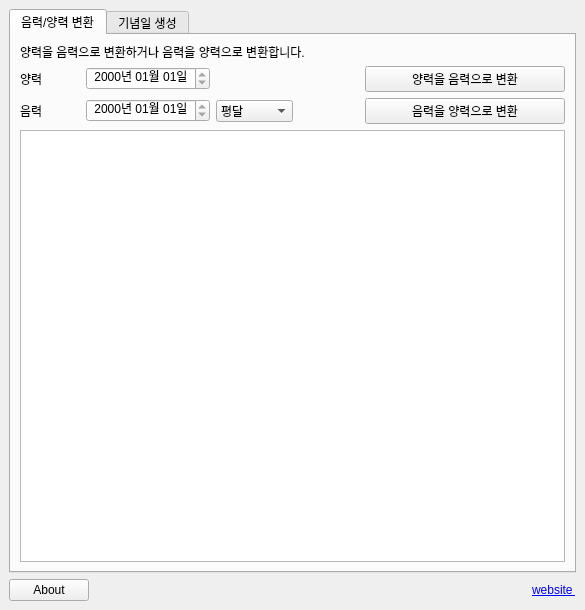
<?xml version="1.0" encoding="UTF-8"?>
<ui version="4.0">
 <class>MainWindow</class>
 <widget class="QMainWindow" name="MainWindow">
  <property name="windowModality">
   <enum>Qt::NonModal</enum>
  </property>
  <property name="geometry">
   <rect>
    <x>0</x>
    <y>0</y>
    <width>585</width>
    <height>610</height>
   </rect>
  </property>
  <property name="font">
   <font>
    <family>Arial</family>
   </font>
  </property>
  <property name="windowTitle">
   <string>LunaCalenderGenerator-v1.0</string>
  </property>
  <property name="windowIcon">
   <iconset resource="LunarCalendarGenerator.qrc">
    <normaloff>:/icons/calendar.svg</normaloff>:/icons/calendar.svg</iconset>
  </property>
  <widget class="QWidget" name="centralwidget">
   <layout class="QVBoxLayout" name="verticalLayout_5">
    <item>
     <widget class="QTabWidget" name="tabWidget">
      <property name="currentIndex">
       <number>0</number>
      </property>
      <widget class="QWidget" name="conv">
       <attribute name="title">
        <string>음력/양력 변환</string>
       </attribute>
       <layout class="QVBoxLayout" name="verticalLayout_4">
        <item>
         <widget class="QLabel" name="label_3">
          <property name="minimumSize">
           <size>
            <width>0</width>
            <height>16</height>
           </size>
          </property>
          <property name="maximumSize">
           <size>
            <width>317</width>
            <height>16</height>
           </size>
          </property>
          <property name="text">
           <string>양력을 음력으로 변환하거나 음력을 양력으로 변환합니다.</string>
          </property>
         </widget>
        </item>
        <item>
         <layout class="QHBoxLayout" name="horizontalLayout_1">
          <item>
           <widget class="QLabel" name="label">
            <property name="minimumSize">
             <size>
              <width>60</width>
              <height>0</height>
             </size>
            </property>
            <property name="maximumSize">
             <size>
              <width>16777215</width>
              <height>16777215</height>
             </size>
            </property>
            <property name="text">
             <string>양력</string>
            </property>
           </widget>
          </item>
          <item>
           <widget class="QDateEdit" name="solar_date">
            <property name="minimumSize">
             <size>
              <width>100</width>
              <height>0</height>
             </size>
            </property>
            <property name="maximumSize">
             <size>
              <width>16777215</width>
              <height>16777215</height>
             </size>
            </property>
            <property name="maximumDateTime">
             <datetime>
              <hour>23</hour>
              <minute>59</minute>
              <second>59</second>
              <year>2050</year>
              <month>12</month>
              <day>31</day>
             </datetime>
            </property>
            <property name="maximumDate">
             <date>
              <year>2050</year>
              <month>12</month>
              <day>31</day>
             </date>
            </property>
            <property name="minimumDate">
             <date>
              <year>1752</year>
              <month>9</month>
              <day>14</day>
             </date>
            </property>
            <property name="displayFormat">
             <string> yyyy년 MM월 dd일</string>
            </property>
           </widget>
          </item>
          <item>
           <spacer name="horizontalSpacer_3">
            <property name="orientation">
             <enum>Qt::Horizontal</enum>
            </property>
            <property name="sizeHint" stdset="0">
             <size>
              <width>40</width>
              <height>20</height>
             </size>
            </property>
           </spacer>
          </item>
          <item>
           <widget class="QPushButton" name="sol2lun_btn">
            <property name="minimumSize">
             <size>
              <width>200</width>
              <height>0</height>
             </size>
            </property>
            <property name="maximumSize">
             <size>
              <width>16777215</width>
              <height>16777215</height>
             </size>
            </property>
            <property name="text">
             <string>양력을 음력으로 변환</string>
            </property>
           </widget>
          </item>
         </layout>
        </item>
        <item>
         <layout class="QHBoxLayout" name="horizontalLayout_3">
          <item>
           <widget class="QLabel" name="label_2">
            <property name="minimumSize">
             <size>
              <width>60</width>
              <height>0</height>
             </size>
            </property>
            <property name="maximumSize">
             <size>
              <width>16777215</width>
              <height>16777215</height>
             </size>
            </property>
            <property name="text">
             <string>음력</string>
            </property>
           </widget>
          </item>
          <item>
           <widget class="QDateEdit" name="lunar_date">
            <property name="minimumSize">
             <size>
              <width>100</width>
              <height>0</height>
             </size>
            </property>
            <property name="maximumSize">
             <size>
              <width>16777215</width>
              <height>16777215</height>
             </size>
            </property>
            <property name="maximumDateTime">
             <datetime>
              <hour>23</hour>
              <minute>59</minute>
              <second>59</second>
              <year>2050</year>
              <month>11</month>
              <day>18</day>
             </datetime>
            </property>
            <property name="maximumDate">
             <date>
              <year>2050</year>
              <month>11</month>
              <day>18</day>
             </date>
            </property>
            <property name="minimumDate">
             <date>
              <year>1752</year>
              <month>9</month>
              <day>14</day>
             </date>
            </property>
            <property name="displayFormat">
             <string> yyyy년 MM월 dd일</string>
            </property>
           </widget>
          </item>
          <item>
           <widget class="QComboBox" name="leap_cb">
            <property name="maximumSize">
             <size>
              <width>80</width>
              <height>16777215</height>
             </size>
            </property>
            <property name="currentIndex">
             <number>0</number>
            </property>
            <item>
             <property name="text">
              <string>평달</string>
             </property>
            </item>
            <item>
             <property name="text">
              <string>윤달</string>
             </property>
            </item>
            <item>
             <property name="text">
              <string>알지 못함</string>
             </property>
            </item>
           </widget>
          </item>
          <item>
           <spacer name="horizontalSpacer_4">
            <property name="orientation">
             <enum>Qt::Horizontal</enum>
            </property>
            <property name="sizeHint" stdset="0">
             <size>
              <width>40</width>
              <height>20</height>
             </size>
            </property>
           </spacer>
          </item>
          <item>
           <widget class="QPushButton" name="lun2sol_btn">
            <property name="minimumSize">
             <size>
              <width>200</width>
              <height>0</height>
             </size>
            </property>
            <property name="maximumSize">
             <size>
              <width>16777215</width>
              <height>16777215</height>
             </size>
            </property>
            <property name="text">
             <string>음력을 양력으로 변환</string>
            </property>
           </widget>
          </item>
         </layout>
        </item>
        <item>
         <widget class="QTextBrowser" name="explain_tb"/>
        </item>
       </layout>
      </widget>
      <widget class="QWidget" name="anniversary">
       <attribute name="title">
        <string>기념일 생성</string>
       </attribute>
       <layout class="QVBoxLayout" name="verticalLayout_2">
        <item>
         <widget class="QLabel" name="label_4">
          <property name="minimumSize">
           <size>
            <width>0</width>
            <height>16</height>
           </size>
          </property>
          <property name="maximumSize">
           <size>
            <width>317</width>
            <height>32</height>
           </size>
          </property>
          <property name="text">
           <string>음력 기념일을 추가하여 달력 파일을 생성합니다. 
(2050년 11월 18일까지 매년 반복 생성됩니다.)</string>
          </property>
         </widget>
        </item>
        <item>
         <layout class="QHBoxLayout" name="horizontalLayout">
          <item>
           <layout class="QVBoxLayout" name="verticalLayout">
            <item>
             <layout class="QHBoxLayout" name="horizontalLayout_4">
              <item>
               <widget class="QLabel" name="label_7">
                <property name="text">
                 <string>음력일자</string>
                </property>
               </widget>
              </item>
              <item>
               <widget class="QDateEdit" name="anni_date">
                <property name="minimumSize">
                 <size>
                  <width>80</width>
                  <height>0</height>
                 </size>
                </property>
                <property name="maximumSize">
                 <size>
                  <width>16777215</width>
                  <height>16777215</height>
                 </size>
                </property>
                <property name="maximumDateTime">
                 <datetime>
                  <hour>23</hour>
                  <minute>59</minute>
                  <second>59</second>
                  <year>2050</year>
                  <month>11</month>
                  <day>18</day>
                 </datetime>
                </property>
                <property name="maximumDate">
                 <date>
                  <year>2050</year>
                  <month>11</month>
                  <day>18</day>
                 </date>
                </property>
                <property name="minimumDate">
                 <date>
                  <year>1752</year>
                  <month>9</month>
                  <day>14</day>
                 </date>
                </property>
                <property name="displayFormat">
                 <string> MM월 dd일</string>
                </property>
               </widget>
              </item>
              <item>
               <widget class="QComboBox" name="leap_cb_2">
                <property name="maximumSize">
                 <size>
                  <width>50</width>
                  <height>16777215</height>
                 </size>
                </property>
                <property name="currentIndex">
                 <number>0</number>
                </property>
                <item>
                 <property name="text">
                  <string>평달</string>
                 </property>
                </item>
                <item>
                 <property name="text">
                  <string>윤달</string>
                 </property>
                </item>
               </widget>
              </item>
              <item>
               <widget class="QLabel" name="label_8">
                <property name="text">
                 <string>기념일</string>
                </property>
               </widget>
              </item>
              <item>
               <widget class="QLineEdit" name="anni_edit"/>
              </item>
             </layout>
            </item>
            <item>
             <layout class="QHBoxLayout" name="horizontalLayout_5">
              <item>
               <widget class="QCheckBox" name="ani_cycle_cb">
                <property name="minimumSize">
                 <size>
                  <width>0</width>
                  <height>0</height>
                 </size>
                </property>
                <property name="text">
                 <string>기념일에 주기 추가</string>
                </property>
                <property name="checked">
                 <bool>true</bool>
                </property>
               </widget>
              </item>
              <item>
               <spacer name="horizontalSpacer_2">
                <property name="orientation">
                 <enum>Qt::Horizontal</enum>
                </property>
                <property name="sizeHint" stdset="0">
                 <size>
                  <width>40</width>
                  <height>20</height>
                 </size>
                </property>
               </spacer>
              </item>
              <item>
               <widget class="QLabel" name="label_9">
                <property name="text">
                 <string>시작</string>
                </property>
               </widget>
              </item>
              <item>
               <widget class="QSpinBox" name="start_cycle_sb">
                <property name="minimumSize">
                 <size>
                  <width>60</width>
                  <height>0</height>
                 </size>
                </property>
               </widget>
              </item>
             </layout>
            </item>
           </layout>
          </item>
          <item>
           <layout class="QVBoxLayout" name="verticalLayout_3">
            <item>
             <layout class="QHBoxLayout" name="horizontalLayout_6">
              <item>
               <widget class="QPushButton" name="add_btn">
                <property name="maximumSize">
                 <size>
                  <width>16777215</width>
                  <height>16777215</height>
                 </size>
                </property>
                <property name="text">
                 <string>추가</string>
                </property>
               </widget>
              </item>
              <item>
               <widget class="QPushButton" name="remove_btn">
                <property name="enabled">
                 <bool>false</bool>
                </property>
                <property name="maximumSize">
                 <size>
                  <width>16777215</width>
                  <height>16777215</height>
                 </size>
                </property>
                <property name="text">
                 <string>삭제</string>
                </property>
               </widget>
              </item>
             </layout>
            </item>
            <item>
             <spacer name="verticalSpacer">
              <property name="orientation">
               <enum>Qt::Vertical</enum>
              </property>
              <property name="sizeType">
               <enum>QSizePolicy::Minimum</enum>
              </property>
              <property name="sizeHint" stdset="0">
               <size>
                <width>20</width>
                <height>40</height>
               </size>
              </property>
             </spacer>
            </item>
           </layout>
          </item>
         </layout>
        </item>
        <item>
         <widget class="QTableWidget" name="anni_tw">
          <property name="selectionMode">
           <enum>QAbstractItemView::SingleSelection</enum>
          </property>
          <property name="selectionBehavior">
           <enum>QAbstractItemView::SelectRows</enum>
          </property>
          <property name="gridStyle">
           <enum>Qt::CustomDashLine</enum>
          </property>
          <attribute name="horizontalHeaderStretchLastSection">
           <bool>true</bool>
          </attribute>
          <row>
           <property name="text">
            <string>예제</string>
           </property>
           <property name="background">
            <color>
             <red>204</red>
             <green>204</green>
             <blue>204</blue>
            </color>
           </property>
          </row>
          <column>
           <property name="text">
            <string>음력일자</string>
           </property>
          </column>
          <column>
           <property name="text">
            <string>기념일</string>
           </property>
          </column>
          <column>
           <property name="text">
            <string>시작</string>
           </property>
          </column>
          <column>
           <property name="text">
            <string>설명</string>
           </property>
          </column>
          <item row="0" column="0">
           <property name="text">
            <string>01월 01일</string>
           </property>
           <property name="background">
            <brush brushstyle="SolidPattern">
             <color alpha="255">
              <red>204</red>
              <green>204</green>
              <blue>204</blue>
             </color>
            </brush>
           </property>
           <property name="foreground">
            <brush brushstyle="SolidPattern">
             <color alpha="255">
              <red>120</red>
              <green>120</green>
              <blue>120</blue>
             </color>
            </brush>
           </property>
          </item>
          <item row="0" column="1">
           <property name="text">
            <string>##생신</string>
           </property>
           <property name="background">
            <brush brushstyle="SolidPattern">
             <color alpha="255">
              <red>204</red>
              <green>204</green>
              <blue>204</blue>
             </color>
            </brush>
           </property>
           <property name="foreground">
            <brush brushstyle="SolidPattern">
             <color alpha="255">
              <red>120</red>
              <green>120</green>
              <blue>120</blue>
             </color>
            </brush>
           </property>
          </item>
          <item row="0" column="2">
           <property name="text">
            <string>60</string>
           </property>
           <property name="background">
            <brush brushstyle="SolidPattern">
             <color alpha="255">
              <red>204</red>
              <green>204</green>
              <blue>204</blue>
             </color>
            </brush>
           </property>
           <property name="foreground">
            <brush brushstyle="SolidPattern">
             <color alpha="255">
              <red>120</red>
              <green>120</green>
              <blue>120</blue>
             </color>
            </brush>
           </property>
          </item>
          <item row="0" column="3">
           <property name="text">
            <string>dd세</string>
           </property>
           <property name="background">
            <brush brushstyle="SolidPattern">
             <color alpha="255">
              <red>204</red>
              <green>204</green>
              <blue>204</blue>
             </color>
            </brush>
           </property>
           <property name="foreground">
            <brush brushstyle="SolidPattern">
             <color alpha="255">
              <red>120</red>
              <green>120</green>
              <blue>120</blue>
             </color>
            </brush>
           </property>
          </item>
         </widget>
        </item>
        <item>
         <layout class="QHBoxLayout" name="horizontalLayout_2">
          <item>
           <widget class="QProgressBar" name="generate_pb">
            <property name="value">
             <number>0</number>
            </property>
           </widget>
          </item>
          <item>
           <widget class="QPushButton" name="gen_btn">
            <property name="maximumSize">
             <size>
              <width>16777215</width>
              <height>16777215</height>
             </size>
            </property>
            <property name="text">
             <string>생성</string>
            </property>
           </widget>
          </item>
         </layout>
        </item>
       </layout>
      </widget>
     </widget>
    </item>
    <item>
     <layout class="QHBoxLayout" name="horizontalLayout_8">
      <item>
       <widget class="QPushButton" name="about_btn">
        <property name="text">
         <string>About</string>
        </property>
       </widget>
      </item>
      <item>
       <spacer name="horizontalSpacer">
        <property name="orientation">
         <enum>Qt::Horizontal</enum>
        </property>
        <property name="sizeHint" stdset="0">
         <size>
          <width>40</width>
          <height>20</height>
         </size>
        </property>
       </spacer>
      </item>
      <item>
       <widget class="QLabel" name="label_6">
        <property name="maximumSize">
         <size>
          <width>32</width>
          <height>23</height>
         </size>
        </property>
        <property name="text">
         <string/>
        </property>
        <property name="pixmap">
         <pixmap resource="LunarCalendarGenerator.qrc">:/icons/logo.png</pixmap>
        </property>
        <property name="scaledContents">
         <bool>true</bool>
        </property>
       </widget>
      </item>
      <item>
       <widget class="QLabel" name="label_5">
        <property name="text">
         <string>&lt;a href='https://codebaragi23.github.io/'&gt; website &lt;/a&gt;</string>
        </property>
        <property name="openExternalLinks">
         <bool>true</bool>
        </property>
       </widget>
      </item>
     </layout>
    </item>
   </layout>
  </widget>
 </widget>
 <resources>
  <include location="LunarCalendarGenerator.qrc"/>
 </resources>
 <connections>
  <connection>
   <sender>sol2lun_btn</sender>
   <signal>clicked()</signal>
   <receiver>MainWindow</receiver>
   <slot>sol2lun()</slot>
   <hints>
    <hint type="sourcelabel">
     <x>638</x>
     <y>87</y>
    </hint>
    <hint type="destinationlabel">
     <x>460</x>
     <y>73</y>
    </hint>
   </hints>
  </connection>
  <connection>
   <sender>lun2sol_btn</sender>
   <signal>clicked()</signal>
   <receiver>MainWindow</receiver>
   <slot>lun2sol()</slot>
   <hints>
    <hint type="sourcelabel">
     <x>638</x>
     <y>118</y>
    </hint>
    <hint type="destinationlabel">
     <x>461</x>
     <y>105</y>
    </hint>
   </hints>
  </connection>
  <connection>
   <sender>add_btn</sender>
   <signal>clicked()</signal>
   <receiver>MainWindow</receiver>
   <slot>add_anni()</slot>
   <hints>
    <hint type="sourcelabel">
     <x>555</x>
     <y>103</y>
    </hint>
    <hint type="destinationlabel">
     <x>459</x>
     <y>55</y>
    </hint>
   </hints>
  </connection>
  <connection>
   <sender>remove_btn</sender>
   <signal>clicked()</signal>
   <receiver>MainWindow</receiver>
   <slot>remove_anni()</slot>
   <hints>
    <hint type="sourcelabel">
     <x>636</x>
     <y>103</y>
    </hint>
    <hint type="destinationlabel">
     <x>458</x>
     <y>29</y>
    </hint>
   </hints>
  </connection>
  <connection>
   <sender>gen_btn</sender>
   <signal>clicked()</signal>
   <receiver>MainWindow</receiver>
   <slot>generate()</slot>
   <hints>
    <hint type="sourcelabel">
     <x>590</x>
     <y>605</y>
    </hint>
    <hint type="destinationlabel">
     <x>660</x>
     <y>591</y>
    </hint>
   </hints>
  </connection>
  <connection>
   <sender>leap_cb</sender>
   <signal>currentIndexChanged(int)</signal>
   <receiver>MainWindow</receiver>
   <slot>check_leap()</slot>
   <hints>
    <hint type="sourcelabel">
     <x>235</x>
     <y>107</y>
    </hint>
    <hint type="destinationlabel">
     <x>274</x>
     <y>0</y>
    </hint>
   </hints>
  </connection>
 </connections>
 <slots>
  <slot>search()</slot>
  <slot>crawling()</slot>
  <slot>select_all()</slot>
  <slot>select_outputpath()</slot>
  <slot>select_toon()</slot>
  <slot>sort()</slot>
  <slot>change_domain()</slot>
  <slot>open_outputpath()</slot>
  <slot>edit_domain()</slot>
  <slot>sol2lun()</slot>
  <slot>lun2sol()</slot>
  <slot>add_anni()</slot>
  <slot>remove_anni()</slot>
  <slot>generate()</slot>
  <slot>check_leap()</slot>
 </slots>
</ui>
